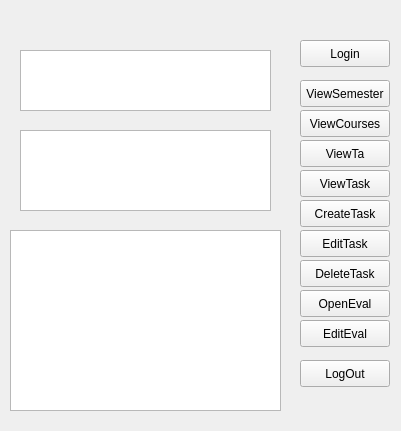
<?xml version="1.0" encoding="UTF-8"?>
<ui version="4.0">
 <class>MainScreen</class>
 <widget class="QDialog" name="MainScreen">
  <property name="geometry">
   <rect>
    <x>0</x>
    <y>0</y>
    <width>401</width>
    <height>431</height>
   </rect>
  </property>
  <property name="mouseTracking">
   <bool>false</bool>
  </property>
  <property name="windowTitle">
   <string>TAEval</string>
  </property>
  <property name="windowIcon">
   <iconset resource="pictures.qrc">
    <normaloff>:/pictures/carleton_logo.gif</normaloff>:/pictures/carleton_logo.gif</iconset>
  </property>
  <widget class="QStackedWidget" name="MainWidget">
   <property name="geometry">
    <rect>
     <x>0</x>
     <y>0</y>
     <width>401</width>
     <height>431</height>
    </rect>
   </property>
   <property name="currentIndex">
    <number>2</number>
   </property>
   <widget class="QWidget" name="loginPage">
    <widget class="QLabel" name="carletonLogo">
     <property name="geometry">
      <rect>
       <x>150</x>
       <y>130</y>
       <width>111</width>
       <height>111</height>
      </rect>
     </property>
     <property name="text">
      <string/>
     </property>
     <property name="pixmap">
      <pixmap resource="pictures.qrc">:/pictures/carleton_logo.gif</pixmap>
     </property>
     <property name="scaledContents">
      <bool>true</bool>
     </property>
    </widget>
    <widget class="QPushButton" name="loginButton">
     <property name="geometry">
      <rect>
       <x>149</x>
       <y>270</y>
       <width>113</width>
       <height>27</height>
      </rect>
     </property>
     <property name="text">
      <string>Log On</string>
     </property>
    </widget>
    <widget class="QLabel" name="userNameLabel">
     <property name="geometry">
      <rect>
       <x>80</x>
       <y>240</y>
       <width>71</width>
       <height>21</height>
      </rect>
     </property>
     <property name="text">
      <string>Username:</string>
     </property>
    </widget>
    <widget class="QLineEdit" name="userName">
     <property name="geometry">
      <rect>
       <x>150</x>
       <y>240</y>
       <width>113</width>
       <height>26</height>
      </rect>
     </property>
    </widget>
    <widget class="QLabel" name="TAEvalLabel">
     <property name="geometry">
      <rect>
       <x>160</x>
       <y>100</y>
       <width>91</width>
       <height>41</height>
      </rect>
     </property>
     <property name="font">
      <font>
       <family>Ubuntu Condensed</family>
       <pointsize>26</pointsize>
      </font>
     </property>
     <property name="text">
      <string>TAEval</string>
     </property>
     <property name="scaledContents">
      <bool>false</bool>
     </property>
    </widget>
    <widget class="QPushButton" name="switchToTestMode">
     <property name="geometry">
      <rect>
       <x>160</x>
       <y>310</y>
       <width>90</width>
       <height>27</height>
      </rect>
     </property>
     <property name="text">
      <string>TestMode</string>
     </property>
    </widget>
   </widget>
   <widget class="QWidget" name="InstructorPage">
    <widget class="QStackedWidget" name="StatusWidget">
     <property name="geometry">
      <rect>
       <x>0</x>
       <y>0</y>
       <width>401</width>
       <height>71</height>
      </rect>
     </property>
     <property name="currentIndex">
      <number>0</number>
     </property>
     <widget class="QWidget" name="page_3">
      <widget class="Line" name="horizontalLine">
       <property name="geometry">
        <rect>
         <x>10</x>
         <y>60</y>
         <width>381</width>
         <height>20</height>
        </rect>
       </property>
       <property name="orientation">
        <enum>Qt::Horizontal</enum>
       </property>
      </widget>
      <widget class="QPushButton" name="logOutButton">
       <property name="geometry">
        <rect>
         <x>320</x>
         <y>10</y>
         <width>71</width>
         <height>31</height>
        </rect>
       </property>
       <property name="focusPolicy">
        <enum>Qt::ClickFocus</enum>
       </property>
       <property name="text">
        <string>Log Off</string>
       </property>
      </widget>
      <widget class="QLabel" name="nameLabel">
       <property name="enabled">
        <bool>true</bool>
       </property>
       <property name="geometry">
        <rect>
         <x>55</x>
         <y>10</y>
         <width>211</width>
         <height>51</height>
        </rect>
       </property>
       <property name="font">
        <font>
         <family>Ubuntu Condensed</family>
         <pointsize>18</pointsize>
         <weight>75</weight>
         <bold>true</bold>
        </font>
       </property>
       <property name="text">
        <string>Christine Laurendeau</string>
       </property>
       <property name="scaledContents">
        <bool>false</bool>
       </property>
      </widget>
      <widget class="QLabel" name="cLogo">
       <property name="geometry">
        <rect>
         <x>5</x>
         <y>10</y>
         <width>51</width>
         <height>51</height>
        </rect>
       </property>
       <property name="text">
        <string/>
       </property>
       <property name="pixmap">
        <pixmap resource="pictures.qrc">:/pictures/carleton_logo.gif</pixmap>
       </property>
       <property name="scaledContents">
        <bool>true</bool>
       </property>
      </widget>
     </widget>
     <widget class="QWidget" name="page_4"/>
    </widget>
    <widget class="QStackedWidget" name="InfoWidget">
     <property name="geometry">
      <rect>
       <x>0</x>
       <y>80</y>
       <width>401</width>
       <height>351</height>
      </rect>
     </property>
     <property name="font">
      <font>
       <underline>false</underline>
      </font>
     </property>
     <property name="currentIndex">
      <number>1</number>
     </property>
     <widget class="QWidget" name="SemesterPage">
      <widget class="QPushButton" name="viewTaskListButton">
       <property name="geometry">
        <rect>
         <x>10</x>
         <y>290</y>
         <width>151</width>
         <height>31</height>
        </rect>
       </property>
       <property name="focusPolicy">
        <enum>Qt::ClickFocus</enum>
       </property>
       <property name="text">
        <string>Get tasks</string>
       </property>
      </widget>
      <widget class="QLabel" name="semesterLabel">
       <property name="geometry">
        <rect>
         <x>10</x>
         <y>35</y>
         <width>121</width>
         <height>31</height>
        </rect>
       </property>
       <property name="font">
        <font>
         <family>Ubuntu Condensed</family>
         <pointsize>13</pointsize>
         <weight>75</weight>
         <bold>true</bold>
        </font>
       </property>
       <property name="text">
        <string>Select a semester:</string>
       </property>
      </widget>
      <widget class="QComboBox" name="semesterBox">
       <property name="geometry">
        <rect>
         <x>10</x>
         <y>70</y>
         <width>151</width>
         <height>31</height>
        </rect>
       </property>
       <property name="focusPolicy">
        <enum>Qt::StrongFocus</enum>
       </property>
       <property name="maxVisibleItems">
        <number>15</number>
       </property>
       <item>
        <property name="text">
         <string>&lt;Please select one&gt;</string>
        </property>
       </item>
      </widget>
      <widget class="QLabel" name="semNavig">
       <property name="geometry">
        <rect>
         <x>10</x>
         <y>0</y>
         <width>61</width>
         <height>31</height>
        </rect>
       </property>
       <property name="font">
        <font>
         <family>Ubuntu Condensed</family>
         <pointsize>10</pointsize>
         <weight>75</weight>
         <bold>true</bold>
        </font>
       </property>
       <property name="text">
        <string>Semesters</string>
       </property>
      </widget>
      <widget class="QComboBox" name="coursesBox">
       <property name="geometry">
        <rect>
         <x>10</x>
         <y>150</y>
         <width>151</width>
         <height>31</height>
        </rect>
       </property>
       <property name="focusPolicy">
        <enum>Qt::StrongFocus</enum>
       </property>
       <property name="maxVisibleItems">
        <number>15</number>
       </property>
       <item>
        <property name="text">
         <string>&lt;Please select one&gt;</string>
        </property>
       </item>
      </widget>
      <widget class="QComboBox" name="tasBox">
       <property name="geometry">
        <rect>
         <x>10</x>
         <y>230</y>
         <width>151</width>
         <height>31</height>
        </rect>
       </property>
       <property name="focusPolicy">
        <enum>Qt::StrongFocus</enum>
       </property>
       <property name="maxVisibleItems">
        <number>15</number>
       </property>
       <item>
        <property name="text">
         <string>&lt;Please select one&gt;</string>
        </property>
       </item>
      </widget>
      <widget class="QLabel" name="coursesLabel">
       <property name="geometry">
        <rect>
         <x>10</x>
         <y>115</y>
         <width>121</width>
         <height>31</height>
        </rect>
       </property>
       <property name="font">
        <font>
         <family>Ubuntu Condensed</family>
         <pointsize>13</pointsize>
         <weight>75</weight>
         <bold>true</bold>
        </font>
       </property>
       <property name="text">
        <string>Select a course:</string>
       </property>
      </widget>
      <widget class="QLabel" name="tasLabel">
       <property name="geometry">
        <rect>
         <x>10</x>
         <y>195</y>
         <width>121</width>
         <height>31</height>
        </rect>
       </property>
       <property name="font">
        <font>
         <family>Ubuntu Condensed</family>
         <pointsize>13</pointsize>
         <weight>75</weight>
         <bold>true</bold>
        </font>
       </property>
       <property name="text">
        <string>Select a TA:</string>
       </property>
      </widget>
      <widget class="QLabel" name="coursesNavig">
       <property name="geometry">
        <rect>
         <x>60</x>
         <y>0</y>
         <width>61</width>
         <height>31</height>
        </rect>
       </property>
       <property name="font">
        <font>
         <family>Ubuntu Condensed</family>
         <pointsize>10</pointsize>
         <weight>75</weight>
         <bold>true</bold>
        </font>
       </property>
       <property name="text">
        <string>&gt;Courses</string>
       </property>
      </widget>
      <widget class="QLabel" name="TAsNavig">
       <property name="geometry">
        <rect>
         <x>104</x>
         <y>0</y>
         <width>61</width>
         <height>31</height>
        </rect>
       </property>
       <property name="font">
        <font>
         <family>Ubuntu Condensed</family>
         <pointsize>10</pointsize>
         <weight>75</weight>
         <bold>true</bold>
        </font>
       </property>
       <property name="text">
        <string>&gt;TAs</string>
       </property>
      </widget>
     </widget>
     <widget class="QWidget" name="TaskPage">
      <widget class="QPushButton" name="backToInstructorsPage">
       <property name="geometry">
        <rect>
         <x>280</x>
         <y>310</y>
         <width>111</width>
         <height>27</height>
        </rect>
       </property>
       <property name="text">
        <string>Back</string>
       </property>
      </widget>
      <widget class="QPushButton" name="viewEvaluation">
       <property name="geometry">
        <rect>
         <x>280</x>
         <y>65</y>
         <width>111</width>
         <height>27</height>
        </rect>
       </property>
       <property name="focusPolicy">
        <enum>Qt::ClickFocus</enum>
       </property>
       <property name="text">
        <string>Edit Evaluation</string>
       </property>
      </widget>
      <widget class="QTableView" name="taskList">
       <property name="geometry">
        <rect>
         <x>10</x>
         <y>65</y>
         <width>251</width>
         <height>271</height>
        </rect>
       </property>
      </widget>
      <widget class="QLabel" name="assignedLabel">
       <property name="geometry">
        <rect>
         <x>10</x>
         <y>35</y>
         <width>141</width>
         <height>31</height>
        </rect>
       </property>
       <property name="font">
        <font>
         <family>Ubuntu Condensed</family>
         <pointsize>14</pointsize>
         <weight>75</weight>
         <bold>true</bold>
        </font>
       </property>
       <property name="text">
        <string>Tasks assigned to TA</string>
       </property>
      </widget>
      <widget class="QLabel" name="navig4">
       <property name="geometry">
        <rect>
         <x>10</x>
         <y>0</y>
         <width>151</width>
         <height>31</height>
        </rect>
       </property>
       <property name="font">
        <font>
         <family>Ubuntu Condensed</family>
         <pointsize>10</pointsize>
         <weight>75</weight>
         <bold>true</bold>
        </font>
       </property>
       <property name="text">
        <string>Semesters&gt;Courses&gt;TAs&gt;Tasks</string>
       </property>
      </widget>
      <widget class="QPushButton" name="createTaskButton">
       <property name="geometry">
        <rect>
         <x>280</x>
         <y>105</y>
         <width>111</width>
         <height>27</height>
        </rect>
       </property>
       <property name="focusPolicy">
        <enum>Qt::ClickFocus</enum>
       </property>
       <property name="text">
        <string>Create Task</string>
       </property>
      </widget>
      <widget class="QPushButton" name="editTaskButton">
       <property name="geometry">
        <rect>
         <x>280</x>
         <y>145</y>
         <width>111</width>
         <height>27</height>
        </rect>
       </property>
       <property name="focusPolicy">
        <enum>Qt::ClickFocus</enum>
       </property>
       <property name="text">
        <string>Edit Task</string>
       </property>
      </widget>
      <widget class="QPushButton" name="deleteTaskButton">
       <property name="geometry">
        <rect>
         <x>280</x>
         <y>185</y>
         <width>111</width>
         <height>27</height>
        </rect>
       </property>
       <property name="focusPolicy">
        <enum>Qt::ClickFocus</enum>
       </property>
       <property name="text">
        <string>Delete Task</string>
       </property>
      </widget>
     </widget>
     <widget class="QWidget" name="evalPage">
      <widget class="QLabel" name="navig5">
       <property name="geometry">
        <rect>
         <x>10</x>
         <y>0</y>
         <width>211</width>
         <height>31</height>
        </rect>
       </property>
       <property name="font">
        <font>
         <family>Ubuntu Condensed</family>
         <pointsize>10</pointsize>
         <weight>75</weight>
         <bold>true</bold>
         <underline>false</underline>
        </font>
       </property>
       <property name="text">
        <string>Semesters&gt;Courses&gt;TAs&gt;Tasks&gt;Evaluation</string>
       </property>
       <property name="openExternalLinks">
        <bool>false</bool>
       </property>
      </widget>
      <widget class="QPushButton" name="evalSave">
       <property name="geometry">
        <rect>
         <x>210</x>
         <y>310</y>
         <width>90</width>
         <height>27</height>
        </rect>
       </property>
       <property name="text">
        <string>Save</string>
       </property>
      </widget>
      <widget class="QPushButton" name="evalCancel">
       <property name="geometry">
        <rect>
         <x>300</x>
         <y>310</y>
         <width>90</width>
         <height>27</height>
        </rect>
       </property>
       <property name="focusPolicy">
        <enum>Qt::ClickFocus</enum>
       </property>
       <property name="text">
        <string>Cancel</string>
       </property>
      </widget>
      <widget class="QLabel" name="taskIDLabel">
       <property name="geometry">
        <rect>
         <x>46</x>
         <y>30</y>
         <width>61</width>
         <height>31</height>
        </rect>
       </property>
       <property name="font">
        <font>
         <family>Ubuntu Condensed</family>
         <pointsize>13</pointsize>
         <weight>75</weight>
         <bold>true</bold>
        </font>
       </property>
       <property name="text">
        <string>Task ID:</string>
       </property>
      </widget>
      <widget class="QLabel" name="taskID">
       <property name="geometry">
        <rect>
         <x>110</x>
         <y>30</y>
         <width>61</width>
         <height>31</height>
        </rect>
       </property>
       <property name="font">
        <font>
         <family>Ubuntu Condensed</family>
         <pointsize>14</pointsize>
         <weight>75</weight>
         <bold>true</bold>
        </font>
       </property>
       <property name="text">
        <string>1</string>
       </property>
      </widget>
      <widget class="QLabel" name="taskRatingLabel">
       <property name="geometry">
        <rect>
         <x>50</x>
         <y>55</y>
         <width>51</width>
         <height>41</height>
        </rect>
       </property>
       <property name="font">
        <font>
         <family>Ubuntu Condensed</family>
         <pointsize>13</pointsize>
         <weight>75</weight>
         <bold>true</bold>
        </font>
       </property>
       <property name="text">
        <string>Rating:</string>
       </property>
      </widget>
      <widget class="QLabel" name="feedbackLabel">
       <property name="geometry">
        <rect>
         <x>30</x>
         <y>95</y>
         <width>71</width>
         <height>41</height>
        </rect>
       </property>
       <property name="font">
        <font>
         <family>Ubuntu Condensed</family>
         <pointsize>13</pointsize>
         <weight>75</weight>
         <bold>true</bold>
        </font>
       </property>
       <property name="text">
        <string>Feedback:</string>
       </property>
      </widget>
      <widget class="QComboBox" name="taskRating">
       <property name="geometry">
        <rect>
         <x>110</x>
         <y>65</y>
         <width>78</width>
         <height>26</height>
        </rect>
       </property>
       <item>
        <property name="text">
         <string>-</string>
        </property>
       </item>
       <item>
        <property name="text">
         <string>1</string>
        </property>
       </item>
       <item>
        <property name="text">
         <string>2</string>
        </property>
       </item>
       <item>
        <property name="text">
         <string>3</string>
        </property>
       </item>
       <item>
        <property name="text">
         <string>4</string>
        </property>
       </item>
       <item>
        <property name="text">
         <string>5</string>
        </property>
       </item>
      </widget>
      <widget class="QPlainTextEdit" name="feedbackText">
       <property name="geometry">
        <rect>
         <x>110</x>
         <y>105</y>
         <width>281</width>
         <height>201</height>
        </rect>
       </property>
      </widget>
     </widget>
     <widget class="QWidget" name="createTaskPage">
      <widget class="QLabel" name="taskIDLabelCr">
       <property name="geometry">
        <rect>
         <x>46</x>
         <y>30</y>
         <width>61</width>
         <height>31</height>
        </rect>
       </property>
       <property name="font">
        <font>
         <family>Ubuntu Condensed</family>
         <pointsize>13</pointsize>
         <weight>75</weight>
         <bold>true</bold>
        </font>
       </property>
       <property name="text">
        <string>Task ID:</string>
       </property>
      </widget>
      <widget class="QPlainTextEdit" name="dutyText">
       <property name="geometry">
        <rect>
         <x>110</x>
         <y>145</y>
         <width>281</width>
         <height>161</height>
        </rect>
       </property>
      </widget>
      <widget class="QPushButton" name="taskCancel">
       <property name="geometry">
        <rect>
         <x>300</x>
         <y>310</y>
         <width>90</width>
         <height>27</height>
        </rect>
       </property>
       <property name="focusPolicy">
        <enum>Qt::ClickFocus</enum>
       </property>
       <property name="text">
        <string>Cancel</string>
       </property>
      </widget>
      <widget class="QPushButton" name="taskSave">
       <property name="geometry">
        <rect>
         <x>210</x>
         <y>310</y>
         <width>90</width>
         <height>27</height>
        </rect>
       </property>
       <property name="text">
        <string>Save</string>
       </property>
      </widget>
      <widget class="QLabel" name="navig6">
       <property name="geometry">
        <rect>
         <x>10</x>
         <y>0</y>
         <width>221</width>
         <height>31</height>
        </rect>
       </property>
       <property name="font">
        <font>
         <family>Ubuntu Condensed</family>
         <pointsize>10</pointsize>
         <weight>75</weight>
         <bold>true</bold>
         <underline>false</underline>
        </font>
       </property>
       <property name="text">
        <string>Semesters&gt;Courses&gt;TAs&gt;Tasks&gt;Create a Task</string>
       </property>
       <property name="openExternalLinks">
        <bool>false</bool>
       </property>
      </widget>
      <widget class="QDateEdit" name="beginDate">
       <property name="geometry">
        <rect>
         <x>110</x>
         <y>65</y>
         <width>110</width>
         <height>21</height>
        </rect>
       </property>
       <property name="date">
        <date>
         <year>2013</year>
         <month>9</month>
         <day>2</day>
        </date>
       </property>
       <property name="displayFormat">
        <string>yyyy-MM-dd</string>
       </property>
       <property name="calendarPopup">
        <bool>true</bool>
       </property>
       <property name="currentSectionIndex">
        <number>0</number>
       </property>
      </widget>
      <widget class="QDateEdit" name="dueDate">
       <property name="geometry">
        <rect>
         <x>110</x>
         <y>105</y>
         <width>110</width>
         <height>21</height>
        </rect>
       </property>
       <property name="date">
        <date>
         <year>2013</year>
         <month>9</month>
         <day>2</day>
        </date>
       </property>
       <property name="currentSection">
        <enum>QDateTimeEdit::YearSection</enum>
       </property>
       <property name="displayFormat">
        <string>yyyy-MM-dd</string>
       </property>
       <property name="calendarPopup">
        <bool>true</bool>
       </property>
       <property name="currentSectionIndex">
        <number>0</number>
       </property>
      </widget>
      <widget class="QLabel" name="begLabel">
       <property name="geometry">
        <rect>
         <x>20</x>
         <y>65</y>
         <width>81</width>
         <height>21</height>
        </rect>
       </property>
       <property name="font">
        <font>
         <family>Ubuntu Condensed</family>
         <pointsize>13</pointsize>
         <weight>75</weight>
         <bold>true</bold>
        </font>
       </property>
       <property name="text">
        <string>Begin Date:</string>
       </property>
      </widget>
      <widget class="QLabel" name="dueLabel">
       <property name="geometry">
        <rect>
         <x>30</x>
         <y>105</y>
         <width>71</width>
         <height>21</height>
        </rect>
       </property>
       <property name="font">
        <font>
         <family>Ubuntu Condensed</family>
         <pointsize>13</pointsize>
         <weight>75</weight>
         <bold>true</bold>
        </font>
       </property>
       <property name="text">
        <string>Due Date:</string>
       </property>
      </widget>
      <widget class="QLabel" name="dutyLabel">
       <property name="geometry">
        <rect>
         <x>60</x>
         <y>145</y>
         <width>41</width>
         <height>21</height>
        </rect>
       </property>
       <property name="font">
        <font>
         <family>Ubuntu Condensed</family>
         <pointsize>13</pointsize>
         <weight>75</weight>
         <bold>true</bold>
        </font>
       </property>
       <property name="text">
        <string>Duty:</string>
       </property>
      </widget>
      <widget class="QLabel" name="taskIDCr">
       <property name="geometry">
        <rect>
         <x>110</x>
         <y>30</y>
         <width>61</width>
         <height>31</height>
        </rect>
       </property>
       <property name="font">
        <font>
         <family>Ubuntu Condensed</family>
         <pointsize>14</pointsize>
         <weight>75</weight>
         <bold>true</bold>
        </font>
       </property>
       <property name="text">
        <string>1</string>
       </property>
      </widget>
     </widget>
     <widget class="QWidget" name="editTaskPage">
      <widget class="QLabel" name="navig7">
       <property name="geometry">
        <rect>
         <x>10</x>
         <y>0</y>
         <width>221</width>
         <height>31</height>
        </rect>
       </property>
       <property name="font">
        <font>
         <family>Ubuntu Condensed</family>
         <pointsize>10</pointsize>
         <weight>75</weight>
         <bold>true</bold>
        </font>
       </property>
       <property name="text">
        <string>Semesters&gt;Courses&gt;TAs&gt;Tasks&gt;Edit a Task</string>
       </property>
       <property name="openExternalLinks">
        <bool>false</bool>
       </property>
      </widget>
      <widget class="QPushButton" name="editTaskSave">
       <property name="geometry">
        <rect>
         <x>210</x>
         <y>310</y>
         <width>90</width>
         <height>27</height>
        </rect>
       </property>
       <property name="text">
        <string>Save</string>
       </property>
      </widget>
      <widget class="QPushButton" name="editTaskCancel">
       <property name="geometry">
        <rect>
         <x>300</x>
         <y>310</y>
         <width>90</width>
         <height>27</height>
        </rect>
       </property>
       <property name="focusPolicy">
        <enum>Qt::ClickFocus</enum>
       </property>
       <property name="text">
        <string>Cancel</string>
       </property>
      </widget>
      <widget class="QLabel" name="begLabelEd">
       <property name="geometry">
        <rect>
         <x>20</x>
         <y>65</y>
         <width>81</width>
         <height>21</height>
        </rect>
       </property>
       <property name="font">
        <font>
         <family>Ubuntu Condensed</family>
         <pointsize>13</pointsize>
         <weight>75</weight>
         <bold>true</bold>
        </font>
       </property>
       <property name="text">
        <string>Begin Date:</string>
       </property>
      </widget>
      <widget class="QLabel" name="dueLabelEd">
       <property name="geometry">
        <rect>
         <x>30</x>
         <y>105</y>
         <width>71</width>
         <height>21</height>
        </rect>
       </property>
       <property name="font">
        <font>
         <family>Ubuntu Condensed</family>
         <pointsize>13</pointsize>
         <weight>75</weight>
         <bold>true</bold>
        </font>
       </property>
       <property name="text">
        <string>Due Date:</string>
       </property>
      </widget>
      <widget class="QPlainTextEdit" name="dutyTextEd">
       <property name="geometry">
        <rect>
         <x>110</x>
         <y>145</y>
         <width>281</width>
         <height>161</height>
        </rect>
       </property>
      </widget>
      <widget class="QDateEdit" name="dueDateEd">
       <property name="geometry">
        <rect>
         <x>110</x>
         <y>105</y>
         <width>110</width>
         <height>21</height>
        </rect>
       </property>
       <property name="displayFormat">
        <string>yyyy-MM-dd</string>
       </property>
       <property name="calendarPopup">
        <bool>true</bool>
       </property>
       <property name="currentSectionIndex">
        <number>0</number>
       </property>
      </widget>
      <widget class="QDateEdit" name="beginDateEd">
       <property name="geometry">
        <rect>
         <x>110</x>
         <y>65</y>
         <width>110</width>
         <height>21</height>
        </rect>
       </property>
       <property name="displayFormat">
        <string>yyyy-MM-dd</string>
       </property>
       <property name="calendarPopup">
        <bool>true</bool>
       </property>
       <property name="currentSectionIndex">
        <number>0</number>
       </property>
      </widget>
      <widget class="QLabel" name="dutyLabelEd">
       <property name="geometry">
        <rect>
         <x>60</x>
         <y>145</y>
         <width>41</width>
         <height>21</height>
        </rect>
       </property>
       <property name="font">
        <font>
         <family>Ubuntu Condensed</family>
         <pointsize>13</pointsize>
         <weight>75</weight>
         <bold>true</bold>
        </font>
       </property>
       <property name="text">
        <string>Duty:</string>
       </property>
      </widget>
      <widget class="QLabel" name="taskIDLabelEd">
       <property name="geometry">
        <rect>
         <x>46</x>
         <y>30</y>
         <width>61</width>
         <height>31</height>
        </rect>
       </property>
       <property name="font">
        <font>
         <family>Ubuntu Condensed</family>
         <pointsize>13</pointsize>
         <weight>75</weight>
         <bold>true</bold>
        </font>
       </property>
       <property name="text">
        <string>Task ID:</string>
       </property>
      </widget>
      <widget class="QLabel" name="taskIDEd">
       <property name="geometry">
        <rect>
         <x>110</x>
         <y>30</y>
         <width>61</width>
         <height>31</height>
        </rect>
       </property>
       <property name="font">
        <font>
         <family>Ubuntu Condensed</family>
         <pointsize>14</pointsize>
         <weight>75</weight>
         <bold>true</bold>
        </font>
       </property>
       <property name="text">
        <string>1</string>
       </property>
      </widget>
     </widget>
    </widget>
   </widget>
   <widget class="QWidget" name="page">
    <widget class="QPushButton" name="testCaseNo_1">
     <property name="geometry">
      <rect>
       <x>300</x>
       <y>40</y>
       <width>90</width>
       <height>27</height>
      </rect>
     </property>
     <property name="text">
      <string>Login</string>
     </property>
    </widget>
    <widget class="QPushButton" name="testCaseNo_2">
     <property name="geometry">
      <rect>
       <x>300</x>
       <y>80</y>
       <width>90</width>
       <height>27</height>
      </rect>
     </property>
     <property name="text">
      <string>ViewSemester</string>
     </property>
    </widget>
    <widget class="QPushButton" name="testCaseNo_3">
     <property name="geometry">
      <rect>
       <x>300</x>
       <y>110</y>
       <width>90</width>
       <height>27</height>
      </rect>
     </property>
     <property name="text">
      <string>ViewCourses</string>
     </property>
    </widget>
    <widget class="QPushButton" name="testCaseNo_4">
     <property name="geometry">
      <rect>
       <x>300</x>
       <y>140</y>
       <width>90</width>
       <height>27</height>
      </rect>
     </property>
     <property name="text">
      <string>ViewTa</string>
     </property>
    </widget>
    <widget class="QPushButton" name="testCaseNo_5">
     <property name="geometry">
      <rect>
       <x>300</x>
       <y>170</y>
       <width>90</width>
       <height>27</height>
      </rect>
     </property>
     <property name="text">
      <string>ViewTask</string>
     </property>
    </widget>
    <widget class="QPushButton" name="testCaseNo_6">
     <property name="geometry">
      <rect>
       <x>300</x>
       <y>200</y>
       <width>90</width>
       <height>27</height>
      </rect>
     </property>
     <property name="text">
      <string>CreateTask</string>
     </property>
    </widget>
    <widget class="QPushButton" name="testCaseNo_7">
     <property name="geometry">
      <rect>
       <x>300</x>
       <y>230</y>
       <width>90</width>
       <height>27</height>
      </rect>
     </property>
     <property name="text">
      <string>EditTask</string>
     </property>
    </widget>
    <widget class="QPushButton" name="testCaseNo_8">
     <property name="geometry">
      <rect>
       <x>300</x>
       <y>260</y>
       <width>90</width>
       <height>27</height>
      </rect>
     </property>
     <property name="text">
      <string>DeleteTask</string>
     </property>
    </widget>
    <widget class="QPushButton" name="testCaseNo_9">
     <property name="geometry">
      <rect>
       <x>300</x>
       <y>290</y>
       <width>90</width>
       <height>27</height>
      </rect>
     </property>
     <property name="text">
      <string>OpenEval</string>
     </property>
    </widget>
    <widget class="QPushButton" name="testCaseNo_10">
     <property name="geometry">
      <rect>
       <x>300</x>
       <y>320</y>
       <width>90</width>
       <height>27</height>
      </rect>
     </property>
     <property name="text">
      <string>EditEval</string>
     </property>
    </widget>
    <widget class="QPlainTextEdit" name="testCaseContent">
     <property name="geometry">
      <rect>
       <x>20</x>
       <y>50</y>
       <width>251</width>
       <height>61</height>
      </rect>
     </property>
    </widget>
    <widget class="QPlainTextEdit" name="testCaseDescription">
     <property name="geometry">
      <rect>
       <x>20</x>
       <y>130</y>
       <width>251</width>
       <height>81</height>
      </rect>
     </property>
    </widget>
    <widget class="QPlainTextEdit" name="testCaseShow">
     <property name="geometry">
      <rect>
       <x>10</x>
       <y>230</y>
       <width>271</width>
       <height>181</height>
      </rect>
     </property>
    </widget>
    <widget class="QPushButton" name="testCaseNo_11">
     <property name="geometry">
      <rect>
       <x>300</x>
       <y>360</y>
       <width>90</width>
       <height>27</height>
      </rect>
     </property>
     <property name="text">
      <string>LogOut</string>
     </property>
    </widget>
   </widget>
  </widget>
 </widget>
 <layoutdefault spacing="6" margin="11"/>
 <resources>
  <include location="pictures.qrc"/>
 </resources>
 <connections/>
</ui>
